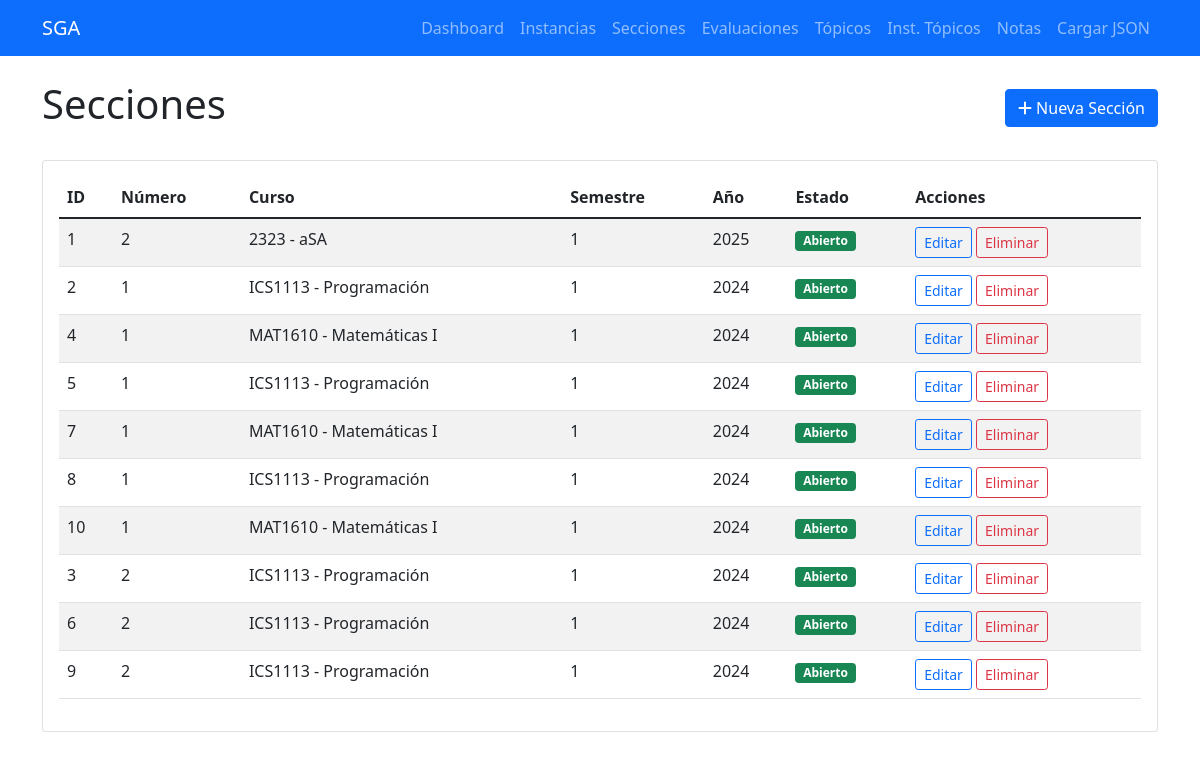
Screenshot of /secciones with the database file from the repository.
### tables this page shows
CREATE TABLE secciones (
            id INTEGER PRIMARY KEY AUTOINCREMENT,
            numero INTEGER NOT NULL,
            instancia_id INTEGER NOT NULL,
            created_at TIMESTAMP DEFAULT CURRENT_TIMESTAMP,
            FOREIGN KEY (instancia_id) REFERENCES instancias_curso (id) ON DELETE CASCADE
        );

CREATE TABLE cursos (
            id INTEGER PRIMARY KEY AUTOINCREMENT,
            codigo TEXT UNIQUE NOT NULL,
            nombre TEXT NOT NULL,
            requisitos TEXT,
            created_at TIMESTAMP DEFAULT CURRENT_TIMESTAMP
        );

CREATE TABLE instancias_curso (
            id INTEGER PRIMARY KEY AUTOINCREMENT,
            semestre INTEGER NOT NULL,
            anio INTEGER NOT NULL,
            curso_id INTEGER NOT NULL,
            created_at TIMESTAMP DEFAULT CURRENT_TIMESTAMP, cerrado BOOLEAN DEFAULT 0, fecha_cierre TIMESTAMP NULL,
            FOREIGN KEY (curso_id) REFERENCES cursos (id) ON DELETE CASCADE
        );

### routes/seccion_routes.py (the view)
@seccion_bp.route('/secciones')
def listar_secciones():
    secciones = Seccion.obtener_todos()
    return render_template('secciones/listar.html', secciones=secciones)

### db/database.py (called while the page is built)
def get_connection():
    return sqlite3.connect(DATABASE_PATH)

def execute_query(query, params=None):
    conn = get_connection()
    cursor = conn.cursor()
    if params:
        cursor.execute(query, params)
    else:
        cursor.execute(query)
    if query.strip().upper().startswith('SELECT'):
        results = cursor.fetchall()
    else:
        conn.commit()
        results = cursor.lastrowid
    conn.close()
    return results

### models/seccion.py (called while the page is built)
    @classmethod
    def obtener_todos(cls):
        query = """
        SELECT s.id, s.numero, s.instancia_id, ic.semestre, ic.anio, c.codigo, c.nombre, ic.cerrado
        FROM secciones s
        JOIN instancias_curso ic ON s.instancia_id = ic.id
        JOIN cursos c ON ic.curso_id = c.id
        ORDER BY ic.anio DESC, ic.semestre DESC, s.numero
        """
        resultados = execute_query(query)
        return [
            {
                'id': fila[0],
                'numero': fila[1],
                'instancia_id': fila[2],
                'semestre': fila[3],
                'anio': fila[4],
                'curso_codigo': fila[5],
                'curso_nombre': fila[6],
                'curso_cerrado': bool(fila[7])
            }
            for fila in resultados
        ]

### templates/secciones/listar.html (shortened to what this page needs)
{% extends "base.html" %}
{% block content %}
<div class="d-flex justify-content-between align-items-center mb-4">
    <h1>Secciones</h1>
    <a href="{{ url_for('seccion.crear_seccion') }}" class="btn btn-primary">
        <i class="fas fa-plus"></i> Nueva Sección
    </a>
</div>
<div class="card">
    <div class="card-body">
        {% if secciones %}
            <div class="table-responsive">
                <table class="table table-striped">                    <thead>
                        <tr>
                            <th>ID</th>
                            <th>Número</th>
                            <th>Curso</th>
                            <th>Semestre</th>
                            <th>Año</th>
                            <th>Estado</th>
                            <th>Acciones</th>
                        </tr>
                    </thead>
                    <tbody>
                        {% for seccion in secciones %}
                        <tr>                            <td>{{ seccion.id }}</td>
                            <td>{{ seccion.numero }}</td>
                            <td>{{ seccion.curso_codigo }} - {{ seccion.curso_nombre }}</td>
                            <td>{{ seccion.semestre }}</td>
                            <td>{{ seccion.anio }}</td>
                            <td>
                                {% if seccion.curso_cerrado %}
                                    <span class="badge bg-danger">Cerrado</span>
                                {% else %}
                                    <span class="badge bg-success">Abierto</span>
                                {% endif %}
                            </td>
                            <td>
                                {% if not seccion.curso_cerrado %}
                                    <a href="{{ url_for('seccion.editar_seccion', id=seccion.id) }}"
                                       class="btn btn-sm btn-outline-primary">Editar</a>
                                    <form method="POST" action="{{ url_for('seccion.eliminar_seccion', id=seccion.id) }}"
                                          class="d-inline" onsubmit="return confirm('¿Estás seguro?')">
                                        <button type="submit" class="btn btn-sm btn-outline-danger">Eliminar</button>
                                    </form>
                                {% else %}
                                    <span class="text-muted">
                                        <i class="fas fa-lock"></i> Curso cerrado
                                    </span>
                                {% endif %}
                            </td>
                        </tr>
                        {% endfor %}
                    </tbody>
                </table>
            </div>
        {% endif %}
    </div>
</div>
{% endblock %}

### rows the page displays
secciones: id "1", numero "2", curso_codigo "2323", curso_nombre "aSA", semestre "1", anio "2025"
secciones: id "2", numero "1", curso_codigo "ICS1113", curso_nombre "Programación", semestre "1", anio "2024"
secciones: id "4", numero "1", curso_codigo "MAT1610", curso_nombre "Matemáticas I", semestre "1", anio "2024"
secciones: id "5", numero "1", curso_codigo "ICS1113", curso_nombre "Programación", semestre "1", anio "2024"
secciones: id "7", numero "1", curso_codigo "MAT1610", curso_nombre "Matemáticas I", semestre "1", anio "2024"
secciones: id "8", numero "1", curso_codigo "ICS1113", curso_nombre "Programación", semestre "1", anio "2024"
secciones: id "10", numero "1", curso_codigo "MAT1610", curso_nombre "Matemáticas I", semestre "1", anio "2024"
secciones: id "3", numero "2", curso_codigo "ICS1113", curso_nombre "Programación", semestre "1", anio "2024"
secciones: id "6", numero "2", curso_codigo "ICS1113", curso_nombre "Programación", semestre "1", anio "2024"
secciones: id "9", numero "2", curso_codigo "ICS1113", curso_nombre "Programación", semestre "1", anio "2024"
